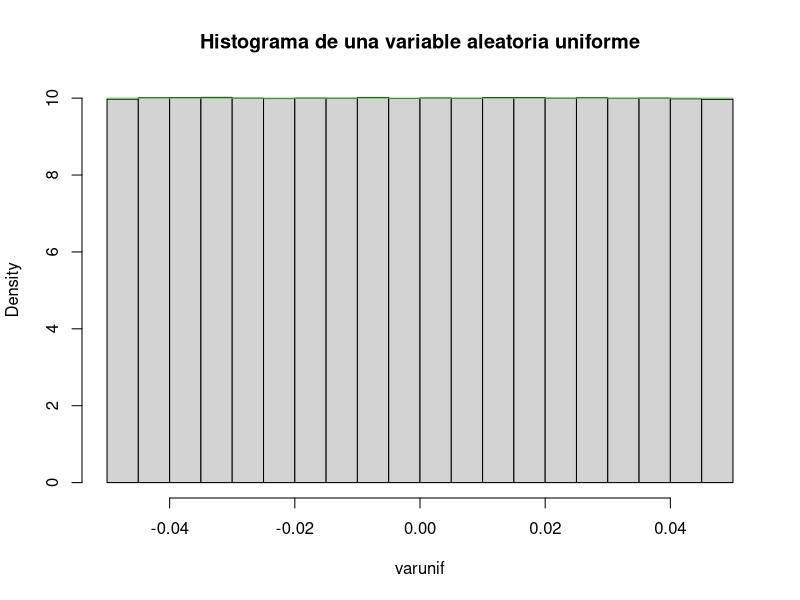
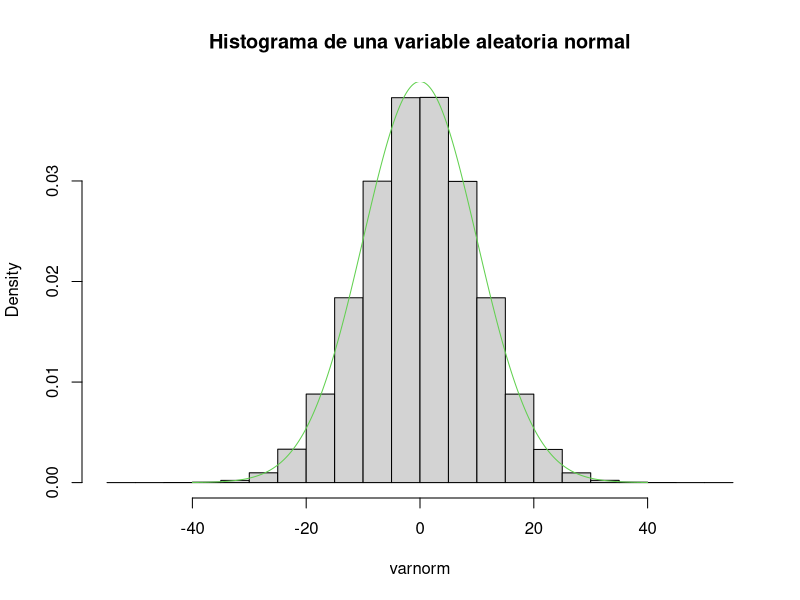

Recreate these plots in R, in order.
## ---- chunk 1
#| echo: true
punif(0.01, -0.05, 0.05) - punif(-0.01, -0.05, 0.05)
## ---- chunk 2
#| echo: true
x <- runif(100000000, -0.05, 0.05)
round(mean(x), 5)

round(var(x), 5)

## ---- chunk 3
#| echo: true
varunif <- runif(10000000, -0.05, 0.05)
hist(varunif, freq = FALSE,
     main = "Histograma de una variable aleatoria uniforme")
lines(seq(-0.05, 0.05, 0.001),
      dunif(seq(-0.05, 0.05, 0.001), -0.05, 0.05), col = 3)
## ---- chunk 4
#| echo: true
varnorm <- rnorm(10000000, 0, 10)
hist(varnorm, freq = FALSE,
     main = "Histograma de una variable aleatoria normal")
lines(seq(-40, 40, 0.01), dnorm(seq(-40, 40, 0.01), 0, 10), col = 3)
## ---- chunk 5
#| echo: true
varnorm <- rnorm(10000000, 0, 10)
round(mean(varnorm), 3)

round(var(varnorm), 3)

## ---- chunk 6
#| echo: true
pnorm(4, 0, sqrt(3)) - pnorm(2, 0, sqrt(3))
## ---- chunk 7
#| echo: true
qnorm(0.05, 0, sqrt(3))
## ---- chunk 8
#| echo: true
1 - pnorm(2, 0, 1)

pnorm(2, 0, 1, lower.tail = FALSE)

## ---- chunk 9
#| echo: true
pnorm(2, 0, 1) - pnorm(-2, 0, 1)

1 - 2 * pnorm(2, 0, 1, lower.tail = FALSE)

## ---- chunk 10
#| echo: true
pnorm(1.73, 0, 1) - pnorm(0, 0, 1)

## ---- chunk 11
#| echo: true
qnorm(0.5, 0, 1)

## ---- chunk 12
#| echo: true
qnorm(0.8643, 0, 1)

## ---- chunk 13
#| echo: true
qnorm(1.90 / 2, 0, 1)

## ---- chunk 14
#| echo: true
qnorm(1.99 / 2, 0, 1)
